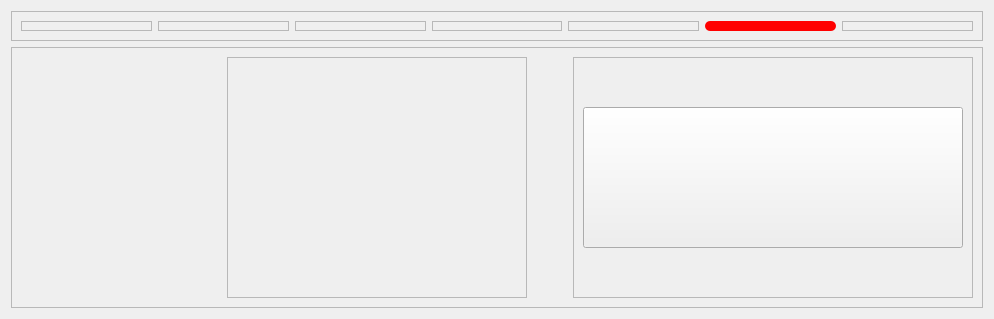
             <widget class="QWidget" name="DCODPage">
              <layout class="QVBoxLayout" name="verticalLayout_21">
               <item>
                <widget class="QFrame" name="frame_78">
                 <property name="minimumSize">
                  <size>
                   <width>0</width>
                   <height>30</height>
                  </size>
                 </property>
                 <property name="maximumSize">
                  <size>
                   <width>16777215</width>
                   <height>30</height>
                  </size>
                 </property>
                 <property name="frameShape">
                  <enum>QFrame::StyledPanel</enum>
                 </property>
                 <property name="frameShadow">
                  <enum>QFrame::Raised</enum>
                 </property>
                 <layout class="QHBoxLayout" name="horizontalLayout_17">
                  <item>
                   <widget class="QFrame" name="frame_79">
                    <property name="frameShape">
                     <enum>QFrame::StyledPanel</enum>
                    </property>
                    <property name="frameShadow">
                     <enum>QFrame::Raised</enum>
                    </property>
                   </widget>
                  </item>
                  <item>
                   <widget class="QFrame" name="frame_80">
                    <property name="frameShape">
                     <enum>QFrame::StyledPanel</enum>
                    </property>
                    <property name="frameShadow">
                     <enum>QFrame::Raised</enum>
                    </property>
                   </widget>
                  </item>
                  <item>
                   <widget class="QFrame" name="frame_82">
                    <property name="frameShape">
                     <enum>QFrame::StyledPanel</enum>
                    </property>
                    <property name="frameShadow">
                     <enum>QFrame::Raised</enum>
                    </property>
                   </widget>
                  </item>
                  <item>
                   <widget class="QFrame" name="frame_83">
                    <property name="frameShape">
                     <enum>QFrame::StyledPanel</enum>
                    </property>
                    <property name="frameShadow">
                     <enum>QFrame::Raised</enum>
                    </property>
                   </widget>
                  </item>
                  <item>
                   <widget class="QFrame" name="frame_84">
                    <property name="frameShape">
                     <enum>QFrame::StyledPanel</enum>
                    </property>
                    <property name="frameShadow">
                     <enum>QFrame::Raised</enum>
                    </property>
                   </widget>
                  </item>
                  <item>
                   <widget class="QFrame" name="frame_81">
                    <property name="styleSheet">
                     <string notr="true">background-color: rgb(255, 0, 0);
border-radius : 5px;
border: none;</string>
                    </property>
                    <property name="frameShape">
                     <enum>QFrame::StyledPanel</enum>
                    </property>
                    <property name="frameShadow">
                     <enum>QFrame::Raised</enum>
                    </property>
                   </widget>
                  </item>
                  <item>
                   <widget class="QFrame" name="frame_85">
                    <property name="frameShape">
                     <enum>QFrame::StyledPanel</enum>
                    </property>
                    <property name="frameShadow">
                     <enum>QFrame::Raised</enum>
                    </property>
                   </widget>
                  </item>
                 </layout>
                </widget>
               </item>
               <item>
                <widget class="QFrame" name="frame_73">
                 <property name="frameShape">
                  <enum>QFrame::StyledPanel</enum>
                 </property>
                 <property name="frameShadow">
                  <enum>QFrame::Raised</enum>
                 </property>
                 <layout class="QHBoxLayout" name="horizontalLayout_16">
                  <item>
                   <widget class="QFrame" name="frame_74">
                    <property name="sizePolicy">
                     <sizepolicy hsizetype="Expanding" vsizetype="Expanding">
                      <horstretch>0</horstretch>
                      <verstretch>0</verstretch>
                     </sizepolicy>
                    </property>
                    <property name="minimumSize">
                     <size>
                      <width>200</width>
                      <height>0</height>
                     </size>
                    </property>
                    <property name="styleSheet">
                     <string notr="true">image: url(:/Asset/Asset/Modul 8.png);
border: none;</string>
                    </property>
                    <property name="frameShape">
                     <enum>QFrame::StyledPanel</enum>
                    </property>
                    <property name="frameShadow">
                     <enum>QFrame::Raised</enum>
                    </property>
                   </widget>
                  </item>
                  <item>
                   <widget class="QFrame" name="frame_75">
                    <property name="minimumSize">
                     <size>
                      <width>300</width>
                      <height>0</height>
                     </size>
                    </property>
                    <property name="frameShape">
                     <enum>QFrame::StyledPanel</enum>
                    </property>
                    <property name="frameShadow">
                     <enum>QFrame::Raised</enum>
                    </property>
                    <layout class="QVBoxLayout" name="verticalLayout_19">
                     <item>
                      <widget class="QFrame" name="frame_76">
                       <property name="sizePolicy">
                        <sizepolicy hsizetype="Expanding" vsizetype="Expanding">
                         <horstretch>0</horstretch>
                         <verstretch>0</verstretch>
                        </sizepolicy>
                       </property>
                       <property name="styleSheet">
                        <string notr="true">image: url(:/Asset/Asset/Discrete.png);
border: none;</string>
                       </property>
                       <property name="frameShape">
                        <enum>QFrame::StyledPanel</enum>
                       </property>
                       <property name="frameShadow">
                        <enum>QFrame::Raised</enum>
                       </property>
                      </widget>
                     </item>
                    </layout>
                   </widget>
                  </item>
                  <item>
                   <spacer name="horizontalSpacer_6">
                    <property name="orientation">
                     <enum>Qt::Horizontal</enum>
                    </property>
                    <property name="sizeHint" stdset="0">
                     <size>
                      <width>40</width>
                      <height>20</height>
                     </size>
                    </property>
                   </spacer>
                  </item>
                  <item>
                   <widget class="QFrame" name="frame_77">
                    <property name="minimumSize">
                     <size>
                      <width>400</width>
                      <height>0</height>
                     </size>
                    </property>
                    <property name="sizeIncrement">
                     <size>
                      <width>0</width>
                      <height>0</height>
                     </size>
                    </property>
                    <property name="frameShape">
                     <enum>QFrame::StyledPanel</enum>
                    </property>
                    <property name="frameShadow">
                     <enum>QFrame::Raised</enum>
                    </property>
                    <layout class="QVBoxLayout" name="verticalLayout_20">
                     <item>
                      <spacer name="verticalSpacer_11">
                       <property name="orientation">
                        <enum>Qt::Vertical</enum>
                       </property>
                       <property name="sizeHint" stdset="0">
                        <size>
                         <width>20</width>
                         <height>40</height>
                        </size>
                       </property>
                      </spacer>
                     </item>
                     <item>
                      <widget class="QPushButton" name="RunDCOD">
                       <property name="sizePolicy">
                        <sizepolicy hsizetype="Expanding" vsizetype="Preferred">
                         <horstretch>0</horstretch>
                         <verstretch>0</verstretch>
                        </sizepolicy>
                       </property>
                       <property name="minimumSize">
                        <size>
                         <width>0</width>
                         <height>141</height>
                        </size>
                       </property>
                       <property name="styleSheet">
                        <string notr="true">QPushButton {
 		background-color: rgba(0, 255, 0, 255);
		border-color: rgb(255, 255, 255);
		border-radius : 2px;
		color: rgb(255, 255, 255);
		image: url(:/Asset/Asset/Run1.png);
		font-size: 40px;
		padding:7px;
		font-family: "SF Pro Display"; 
			font-weight: bold; 
    		font-style: normal;

}

/* Saat mouse hover */
QPushButton:hover {
	image: url(:/Asset/Asset/Run2.png);
    background-color: rgba(0, 200, 0, 225);
};
border: none;</string>
                       </property>
                       <property name="text">
                        <string />
                       </property>
                      </widget>
                     </item>
                     <item>
                      <spacer name="verticalSpacer_12">
                       <property name="orientation">
                        <enum>Qt::Vertical</enum>
                       </property>
                       <property name="sizeHint" stdset="0">
                        <size>
                         <width>20</width>
                         <height>40</height>
                        </size>
                       </property>
                      </spacer>
                     </item>
                    </layout>
                   </widget>
                  </item>
                 </layout>
                </widget>
               </item>
              </layout>
             </widget>
